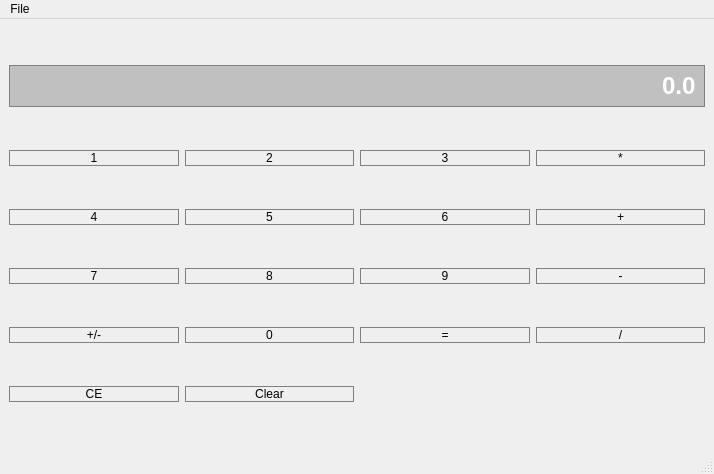
<?xml version="1.0" encoding="UTF-8"?>
<ui version="4.0">
 <class>MainWindow</class>
 <widget class="QMainWindow" name="MainWindow">
  <property name="geometry">
   <rect>
    <x>0</x>
    <y>0</y>
    <width>714</width>
    <height>474</height>
   </rect>
  </property>
  <property name="windowTitle">
   <string>MainWindow</string>
  </property>
  <widget class="QWidget" name="centralwidget">
   <layout class="QGridLayout" name="gridLayout">
    <item row="4" column="4">
     <widget class="QPushButton" name="butMinus">
      <property name="styleSheet">
       <string notr="true">QPushButton{ border:1px solid grey;}
QPushButton::pressed{
	background-color: qlineargradient(x1: 0, y1: 0, x2: 0, y2: 1,
stop: 0 #dadbde, stop: 1 #f6f7fa);
}</string>
      </property>
      <property name="text">
       <string>-</string>
      </property>
     </widget>
    </item>
    <item row="3" column="4">
     <widget class="QPushButton" name="butPlus">
      <property name="styleSheet">
       <string notr="true">QPushButton{ border:1px solid grey;}
QPushButton::pressed{
	background-color: qlineargradient(x1: 0, y1: 0, x2: 0, y2: 1,
stop: 0 #dadbde, stop: 1 #f6f7fa);
}</string>
      </property>
      <property name="text">
       <string>+</string>
      </property>
     </widget>
    </item>
    <item row="3" column="3">
     <widget class="QPushButton" name="dig6">
      <property name="styleSheet">
       <string notr="true">QPushButton{ border:1px solid grey;}
QPushButton::pressed{
	background-color: qlineargradient(x1: 0, y1: 0, x2: 0, y2: 1,
stop: 0 #dadbde, stop: 1 #f6f7fa);
}</string>
      </property>
      <property name="text">
       <string>6</string>
      </property>
     </widget>
    </item>
    <item row="3" column="1">
     <widget class="QPushButton" name="dig4">
      <property name="styleSheet">
       <string notr="true">QPushButton{ border:1px solid grey;}
QPushButton::pressed{
	background-color: qlineargradient(x1: 0, y1: 0, x2: 0, y2: 1,
stop: 0 #dadbde, stop: 1 #f6f7fa);
}</string>
      </property>
      <property name="text">
       <string>4</string>
      </property>
     </widget>
    </item>
    <item row="4" column="1">
     <widget class="QPushButton" name="dig7">
      <property name="styleSheet">
       <string notr="true">QPushButton{ border:1px solid grey;}
QPushButton::pressed{
	background-color: qlineargradient(x1: 0, y1: 0, x2: 0, y2: 1,
stop: 0 #dadbde, stop: 1 #f6f7fa);
}</string>
      </property>
      <property name="text">
       <string>7</string>
      </property>
     </widget>
    </item>
    <item row="3" column="2">
     <widget class="QPushButton" name="dig5">
      <property name="styleSheet">
       <string notr="true">QPushButton{ border:1px solid grey;}
QPushButton::pressed{
	background-color: qlineargradient(x1: 0, y1: 0, x2: 0, y2: 1,
stop: 0 #dadbde, stop: 1 #f6f7fa);
}</string>
      </property>
      <property name="text">
       <string>5</string>
      </property>
     </widget>
    </item>
    <item row="2" column="2">
     <widget class="QPushButton" name="dig2">
      <property name="styleSheet">
       <string notr="true">QPushButton{ border:1px solid grey;}
QPushButton::pressed{
	background-color: qlineargradient(x1: 0, y1: 0, x2: 0, y2: 1,
stop: 0 #dadbde, stop: 1 #f6f7fa);
}</string>
      </property>
      <property name="text">
       <string>2</string>
      </property>
     </widget>
    </item>
    <item row="0" column="1" colspan="4">
     <widget class="QLineEdit" name="display">
      <property name="font">
       <font>
        <family>Arial</family>
        <pointsize>18</pointsize>
        <weight>75</weight>
        <bold>true</bold>
       </font>
      </property>
      <property name="styleSheet">
       <string notr="true">QLineEdit{
	background-color:#C0C0C0;
	border: 1px solid grey;
	padding: 5px;
	color: #ffffff;
}</string>
      </property>
      <property name="text">
       <string>0.0</string>
      </property>
      <property name="alignment">
       <set>Qt::AlignRight|Qt::AlignTrailing|Qt::AlignVCenter</set>
      </property>
     </widget>
    </item>
    <item row="5" column="4">
     <widget class="QPushButton" name="butDiv">
      <property name="styleSheet">
       <string notr="true">QPushButton{ border:1px solid grey;}
QPushButton::pressed{
	background-color: qlineargradient(x1: 0, y1: 0, x2: 0, y2: 1,
stop: 0 #dadbde, stop: 1 #f6f7fa);
}</string>
      </property>
      <property name="text">
       <string>/</string>
      </property>
     </widget>
    </item>
    <item row="4" column="2">
     <widget class="QPushButton" name="dig8">
      <property name="styleSheet">
       <string notr="true">QPushButton{ border:1px solid grey;}
QPushButton::pressed{
	background-color: qlineargradient(x1: 0, y1: 0, x2: 0, y2: 1,
stop: 0 #dadbde, stop: 1 #f6f7fa);
}</string>
      </property>
      <property name="text">
       <string>8</string>
      </property>
     </widget>
    </item>
    <item row="4" column="3">
     <widget class="QPushButton" name="dig9">
      <property name="styleSheet">
       <string notr="true">QPushButton{ border:1px solid grey;}
QPushButton::pressed{
	background-color: qlineargradient(x1: 0, y1: 0, x2: 0, y2: 1,
stop: 0 #dadbde, stop: 1 #f6f7fa);
}</string>
      </property>
      <property name="text">
       <string>9</string>
      </property>
     </widget>
    </item>
    <item row="5" column="2">
     <widget class="QPushButton" name="dig0">
      <property name="styleSheet">
       <string notr="true">QPushButton{ border:1px solid grey;}
QPushButton::pressed{
	background-color: qlineargradient(x1: 0, y1: 0, x2: 0, y2: 1,
stop: 0 #dadbde, stop: 1 #f6f7fa);
}</string>
      </property>
      <property name="text">
       <string>0</string>
      </property>
     </widget>
    </item>
    <item row="5" column="3">
     <widget class="QPushButton" name="equal">
      <property name="styleSheet">
       <string notr="true">QPushButton{ border:1px solid grey;}
QPushButton::pressed{
	background-color: qlineargradient(x1: 0, y1: 0, x2: 0, y2: 1,
stop: 0 #dadbde, stop: 1 #f6f7fa);
}</string>
      </property>
      <property name="text">
       <string>=</string>
      </property>
     </widget>
    </item>
    <item row="2" column="1">
     <widget class="QPushButton" name="dig1">
      <property name="styleSheet">
       <string notr="true">QPushButton{ border:1px solid grey;}
QPushButton::pressed{
	background-color: qlineargradient(x1: 0, y1: 0, x2: 0, y2: 1,
stop: 0 #dadbde, stop: 1 #f6f7fa);
}</string>
      </property>
      <property name="text">
       <string>1</string>
      </property>
     </widget>
    </item>
    <item row="5" column="1">
     <widget class="QPushButton" name="sign">
      <property name="styleSheet">
       <string notr="true">QPushButton{ border:1px solid grey;}
QPushButton::pressed{
	background-color: qlineargradient(x1: 0, y1: 0, x2: 0, y2: 1,
stop: 0 #dadbde, stop: 1 #f6f7fa);
}</string>
      </property>
      <property name="text">
       <string>+/-</string>
      </property>
     </widget>
    </item>
    <item row="2" column="3">
     <widget class="QPushButton" name="dig3">
      <property name="styleSheet">
       <string notr="true">QPushButton{ border:1px solid grey;}
QPushButton::pressed{
	background-color: qlineargradient(x1: 0, y1: 0, x2: 0, y2: 1,
stop: 0 #dadbde, stop: 1 #f6f7fa);
}</string>
      </property>
      <property name="text">
       <string>3</string>
      </property>
     </widget>
    </item>
    <item row="2" column="4">
     <widget class="QPushButton" name="butMulti">
      <property name="styleSheet">
       <string notr="true">QPushButton{ border:1px solid grey;}
QPushButton::pressed{
	background-color: qlineargradient(x1: 0, y1: 0, x2: 0, y2: 1,
stop: 0 #dadbde, stop: 1 #f6f7fa);
}</string>
      </property>
      <property name="text">
       <string>*</string>
      </property>
     </widget>
    </item>
    <item row="6" column="1">
     <widget class="QPushButton" name="butCE">
      <property name="styleSheet">
       <string notr="true">QPushButton{ border:1px solid grey;}
QPushButton::pressed{
	background-color: qlineargradient(x1: 0, y1: 0, x2: 0, y2: 1,
stop: 0 #dadbde, stop: 1 #f6f7fa);
}</string>
      </property>
      <property name="text">
       <string>CE</string>
      </property>
     </widget>
    </item>
    <item row="6" column="2">
     <widget class="QPushButton" name="butClear">
      <property name="styleSheet">
       <string notr="true">QPushButton{ border:1px solid grey;}
QPushButton::pressed{
	background-color: qlineargradient(x1: 0, y1: 0, x2: 0, y2: 1,
stop: 0 #dadbde, stop: 1 #f6f7fa);
}</string>
      </property>
      <property name="text">
       <string>Clear</string>
      </property>
     </widget>
    </item>
   </layout>
  </widget>
  <widget class="QStatusBar" name="statusbar"/>
  <widget class="QMenuBar" name="menubar">
   <property name="geometry">
    <rect>
     <x>0</x>
     <y>0</y>
     <width>714</width>
     <height>25</height>
    </rect>
   </property>
   <widget class="QMenu" name="menuFile">
    <property name="title">
     <string>File</string>
    </property>
    <addaction name="actionSettings"/>
    <addaction name="actionHelp"/>
    <addaction name="actionExit"/>
   </widget>
   <addaction name="menuFile"/>
  </widget>
  <action name="actionSettings">
   <property name="text">
    <string>Settings</string>
   </property>
  </action>
  <action name="actionHelp">
   <property name="text">
    <string>Help</string>
   </property>
  </action>
  <action name="actionExit">
   <property name="text">
    <string>Exit</string>
   </property>
  </action>
 </widget>
 <resources/>
 <connections/>
</ui>
